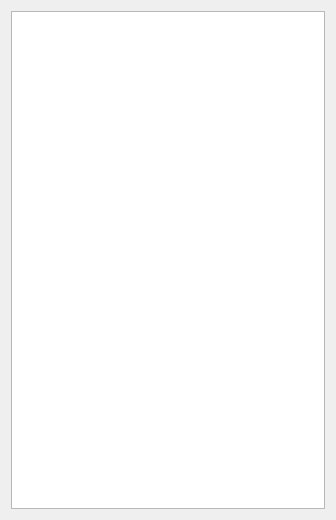
<?xml version="1.0" encoding="UTF-8"?>
<ui version="4.0">
 <class>Form</class>
 <widget class="QWidget" name="Form">
  <property name="geometry">
   <rect>
    <x>0</x>
    <y>0</y>
    <width>336</width>
    <height>520</height>
   </rect>
  </property>
  <property name="windowTitle">
   <string>Form</string>
  </property>
  <layout class="QVBoxLayout" name="verticalLayout">
   <item>
    <widget class="QListWidget" name="list_widget"/>
   </item>
  </layout>
 </widget>
 <resources/>
 <connections/>
</ui>
